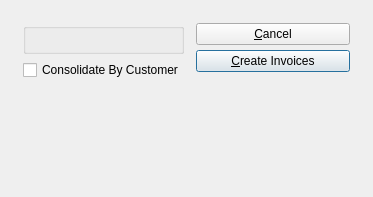
<?xml version="1.0" encoding="UTF-8"?>
<ui version="4.0">
 <comment>This file is part of the xTuple ERP: PostBooks Edition, a free and
open source Enterprise Resource Planning software suite,
Copyright (c) 1999-2018 by OpenMFG LLC, d/b/a xTuple.
It is licensed to you under the Common Public Attribution License
version 1.0, the full text of which (including xTuple-specific Exhibits)
is available at www.xtuple.com/CPAL.  By using this software, you agree
to be bound by its terms.</comment>
 <class>createInvoices</class>
 <widget class="QDialog" name="createInvoices">
  <property name="geometry">
   <rect>
    <x>0</x>
    <y>0</y>
    <width>373</width>
    <height>197</height>
   </rect>
  </property>
  <property name="windowTitle">
   <string>Create Invoices</string>
  </property>
  <layout class="QGridLayout" name="gridLayout_2">
   <item row="0" column="0">
    <layout class="QGridLayout" name="gridLayout">
     <property name="margin">
      <number>12</number>
     </property>
     <property name="spacing">
      <number>12</number>
     </property>
     <item row="0" column="0">
      <layout class="QVBoxLayout">
       <property name="spacing">
        <number>0</number>
       </property>
       <item>
        <layout class="QVBoxLayout">
         <item>
          <widget class="ParameterGroup" name="_customerType">
           <property name="focusPolicy">
            <enum>Qt::StrongFocus</enum>
           </property>
           <property name="title">
            <string/>
           </property>
           <property name="fixedSize">
            <bool>false</bool>
           </property>
          </widget>
         </item>
         <item>
          <widget class="XCheckBox" name="_consolidate">
           <property name="text">
            <string>Consolidate By Customer</string>
           </property>
          </widget>
         </item>
        </layout>
       </item>
       <item>
        <spacer>
         <property name="orientation">
          <enum>Qt::Vertical</enum>
         </property>
         <property name="sizeHint" stdset="0">
          <size>
           <width>20</width>
           <height>40</height>
          </size>
         </property>
        </spacer>
       </item>
      </layout>
     </item>
     <item row="0" column="1">
      <layout class="QVBoxLayout">
       <property name="spacing">
        <number>0</number>
       </property>
       <property name="margin">
        <number>0</number>
       </property>
       <item>
        <layout class="QVBoxLayout">
         <property name="spacing">
          <number>5</number>
         </property>
         <property name="margin">
          <number>0</number>
         </property>
         <item>
          <widget class="QPushButton" name="_close">
           <property name="text">
            <string>&amp;Cancel</string>
           </property>
          </widget>
         </item>
         <item>
          <widget class="QPushButton" name="_post">
           <property name="text">
            <string>&amp;Create Invoices</string>
           </property>
           <property name="default">
            <bool>true</bool>
           </property>
          </widget>
         </item>
        </layout>
       </item>
       <item>
        <spacer>
         <property name="orientation">
          <enum>Qt::Vertical</enum>
         </property>
         <property name="sizeType">
          <enum>QSizePolicy::Expanding</enum>
         </property>
         <property name="sizeHint" stdset="0">
          <size>
           <width>20</width>
           <height>20</height>
          </size>
         </property>
        </spacer>
       </item>
      </layout>
     </item>
    </layout>
   </item>
  </layout>
 </widget>
 <layoutdefault spacing="6" margin="11"/>
 <customwidgets>
  <customwidget>
   <class>ParameterGroup</class>
   <extends>QGroupBox</extends>
   <header>parametergroup.h</header>
   <container>1</container>
  </customwidget>
  <customwidget>
   <class>XCheckBox</class>
   <extends>QCheckBox</extends>
   <header>xcheckbox.h</header>
  </customwidget>
 </customwidgets>
 <tabstops>
  <tabstop>_customerType</tabstop>
  <tabstop>_consolidate</tabstop>
  <tabstop>_post</tabstop>
  <tabstop>_close</tabstop>
 </tabstops>
 <resources/>
 <connections>
  <connection>
   <sender>_close</sender>
   <signal>clicked()</signal>
   <receiver>createInvoices</receiver>
   <slot>close()</slot>
   <hints>
    <hint type="sourcelabel">
     <x>20</x>
     <y>20</y>
    </hint>
    <hint type="destinationlabel">
     <x>20</x>
     <y>20</y>
    </hint>
   </hints>
  </connection>
 </connections>
</ui>
